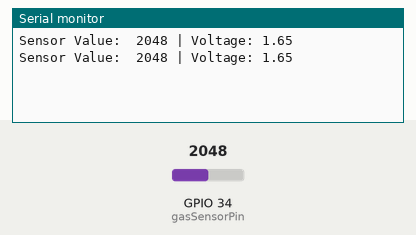
The sketch below on a simulated ESP32. Shown: the last lines printed to the serial monitor. The test bench sets the inputs (shaded band); at power-on: GPIO 34 (gasSensorPin) = 2048.

Above: at 1.8 s.
1.9 s: GPIO 34 (gasSensorPin) set to 2866
At 2.7 s:
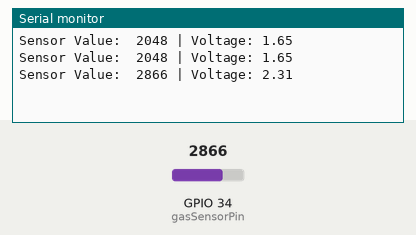
3.4 s: GPIO 34 (gasSensorPin) set to 3603
At 4.8 s:
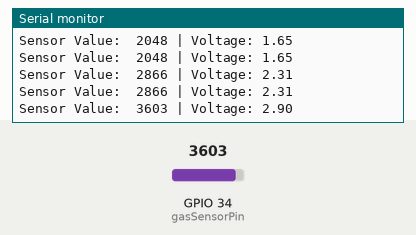
Timing chart, 0 to 6.4 s (numbered marks = the images above; inputs shaded):
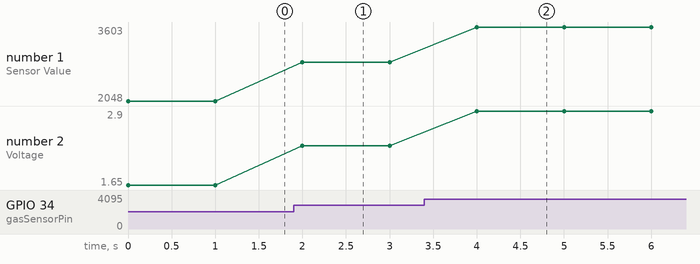

The sketch:

gasSensor.ino
```cpp
const int gasSensorPin = 34;

void setup() {
  Serial.begin(115200);
  pinMode(gasSensorPin, INPUT);
}

void loop() {
  int sensorValue = analogRead(gasSensorPin);
  float voltage = sensorValue * (3.3 / 4095.0);  // Corrected voltage calculation for 12-bit ADC

  Serial.print("Sensor Value:  ");
  Serial.print(sensorValue);
  Serial.print(" | Voltage: ");
  Serial.println(voltage);

  delay(1000);
}
```

Measured:
- after the input at 1.9 s, the serial monitor: prints a new line after 0.10 s (image 1)
- after the input at 3.4 s, the serial monitor: prints a new line after 0.60 s (image 2)
- plotted number 1: 2048 → 2866 after the input at 1.9 s, 2866 → 3603 after the input at 3.4 s
- plotted number 2: 1.65 → 2.31 after the input at 1.9 s, 2.31 → 2.9 after the input at 3.4 s
